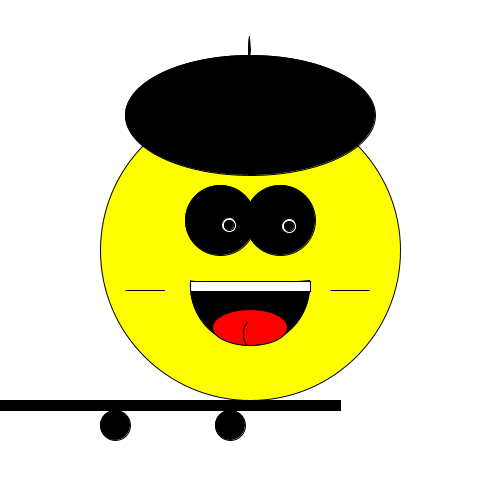
Frame 1 (no input)
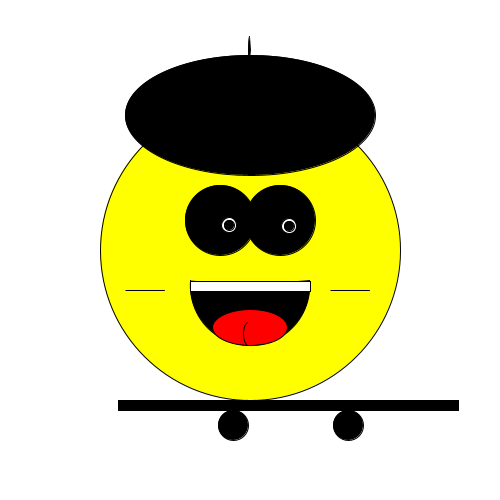
Frame 60 (the mouse pressed at the canvas centre just before this capture)
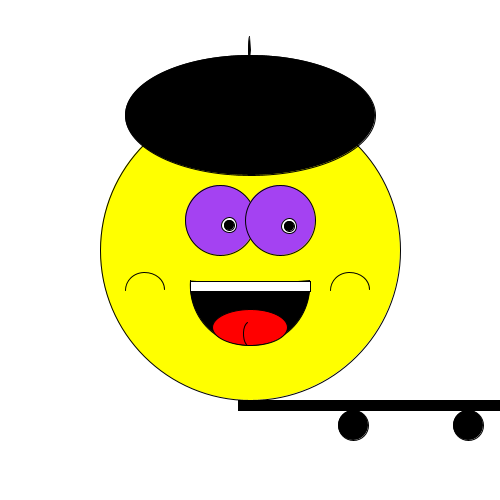
Frame 120 (the mouse held since frame 60 and released just before this capture)

The Processing sketch that drew these frames (run headless with seeded random() and noise(); from frame 60 on, the mouse is pressed at the canvas centre):

// Processing sketch: processing_76824
// ── processing_76824.pde

//creat per Pau.A

//declaracion de variables
int color1 = 0;
int color2 = 0;
int color3 = 0;

int color4 = 0;
int color5 = 0;
int color6 = 0;

int posicion = 0;
int col = 0;
void setup(){
  smooth();
  size(500,500);
}

void draw(){
  background(255);
  fill(255,255,0);
  //cara
  ellipse(250,250,300,300);
  //ojos
  fill(color1,color2,color3);
  //ojo.iz
  ellipse(220,220,70,70);
  //ojo.d
  ellipse(280,220,70,70);
  //iris
  fill(255,255,255);
  //pupila.d
  ellipse(289,226,15,15);
  //pupila.iz
  ellipse(229,225,15,15);
  //fondo boca
  fill(0);
  arc(250,285,120,120,6.2,9.5);
  //diente
  fill(255,255,255);
  rect(190,281,120,10);
  //lengua
  fill(255,0,0);
  ellipse(250,425.5/1.3,75,35.5);
  arc(251,333.5,15,25,2.14,4.28);
  //mano.i
  fill(255,255,0);
  arc(145,290,40,mouseX/7,3.14,6.28);
  //mano.d
  fill(255,255,0);
  arc(350,290,40,mouseY/7,3.14,6.28);
  fill(0);
  //iris.d
  ellipse(289,226,10,10);
  //iris.iz
  ellipse(229,225,10,10);
  //Patin
  fill(color4,color5,color6);
  rect(posicion,400,340,10);
  //Ruedas.patin
  //Rueda.iz
  ellipse(posicion+115,425,30,30);
  //Rueda.d
  ellipse(posicion+230,425,30,30);
  posicion = (posicion+2)%500;
  //Boina
  fill(0);
  ellipse(250,115,250,120);
  arc(251,50,5,30,2.14,4.28);
}
//aprentar mouse
void mousePressed(){
    color1 = int(random(0, 255));
    color2 = int(random(0, 255));
    color3 = int(random(0, 255));
}

//soltar mouse
void mouseReleased(){
    color4 = int(random(0, 255));
    color5 = int(random(0, 255));
    color6 = int(random(0, 255));
 
}
